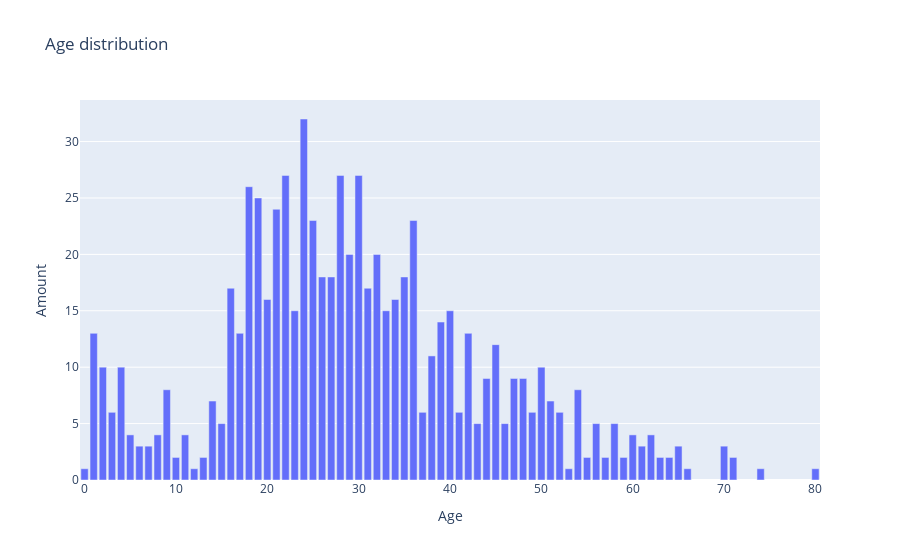

The code cell stored with this chart in its notebook:
### Markdown cell above
1. Постройте гистограмму распределения возростов пассажиров

### Code cell
df = df_all.dropna(subset="Age")
df.loc[:, "Age"] = df["Age"].apply(round)
df = df.groupby("Age")["PassengerId"].size().reset_index(name="amount")

fig = go.Figure()
fig.add_trace(go.Bar(x=df["Age"],
                     y=df["amount"]))
fig.update_layout(title_text="Age distribution",
                  xaxis_title="Age",
                  yaxis_title="Amount")

### Figure 1 — Plotly figure (JSON) as saved in the notebook; plotly's stock layout.template omitted (floating-point values rounded to 4 significant figures)
{"data": [{"type": "bar", "x": [0, 1, 2, 3, 4, 5, 6, 7, 8, 9, 10, 11, 12, 13, 14, 15, 16, 17, 18, 19, 20, 21, 22, 23, 24, 25, 26, 27, 28, 29, 30, 31, 32, 33, 34, 35, 36, 37, 38, 39, 40, 41, 42, 43, 44, 45, 46, 47, 48, 49, 50, 51, 52, 53, 54, 55, 56, 57, 58, 59, 60, 61, 62, 63, 64, 65, 66, 70, 71, 74, 80], "y": [1, 13, 10, 6, 10, 4, 3, 3, 4, 8, 2, 4, 1, 2, 7, 5, 17, 13, 26, 25, 16, 24, 27, 15, 32, 23, 18, 18, 27, 20, 27, 17, 20, 15, 16, 18, 23, 6, 11, 14, 15, 6, 13, 5, 9, 12, 5, 9, 9, 6, 10, 7, 6, 1, 8, 2, 5, 2, 5, 2, 4, 3, 4, 2, 2, 3, 1, 3, 2, 1, 1]}], "layout": {"autosize": true, "title": {"text": "Age distribution"}, "xaxis": {"autorange": true, "range": [-0.5, 80.5], "title": {"text": "Age"}, "type": "linear"}, "yaxis": {"autorange": true, "range": [0, 33.68], "title": {"text": "Amount"}, "type": "linear"}}}
